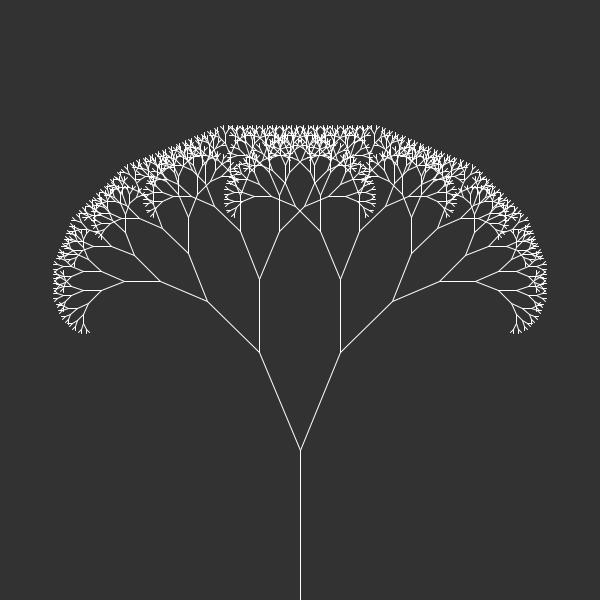
Frame 1 (no input)
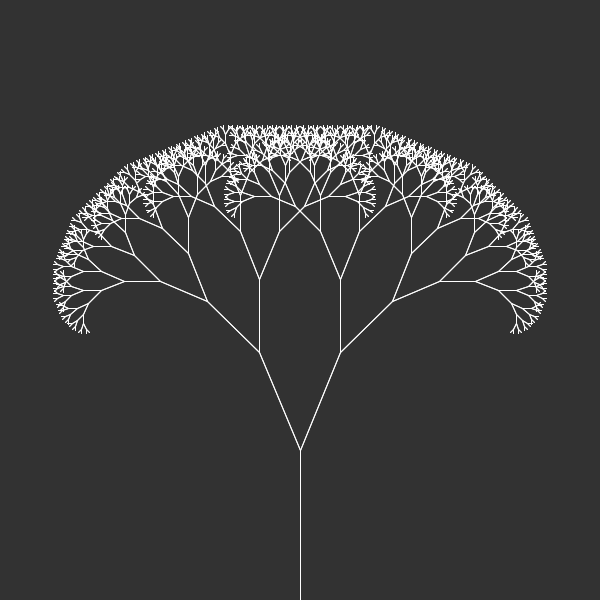
Frame 2 (the mouse pressed at the canvas centre, redrawn once)

The Processing sketch that drew these frames (run headless with seeded random() and noise(); the mouse was pressed at the canvas centre and the sketch redrawn once):

// Processing sketch: FractalTree
// ── FractalTree.pde
/** AUTHOR:
Cosas de Puma (https://github.com/cosasdepuma) */

/** INSPIRED BY:
Recursivity - Draw a Beautiful Fractal Tree (http://gregtatum.com/interactive/2014/recursive-3-draw)
The Coding Train (https://www.youtube.com/watch?v=0jjeOYMjmDU) */


float initLen = 150;
float angle = PI/8.0;

public void setup()
{
  size (600,600);
  background (50);
  stroke(255);
}

public void draw()
{
  translate(width/2, height);
  branch(initLen);
  noLoop();
}

private void branch(float len)
{
  float newLen = len * 0.7;
  
  if (len > 4) {
    line (0,0, 0, -len);
    
    pushMatrix();
    translate(0, -len);
    rotate(angle);
    branch(newLen);
    popMatrix();
    
    pushMatrix();
    translate(0, -len);
    rotate(-angle);
    branch(newLen);
    popMatrix();
  }
}
